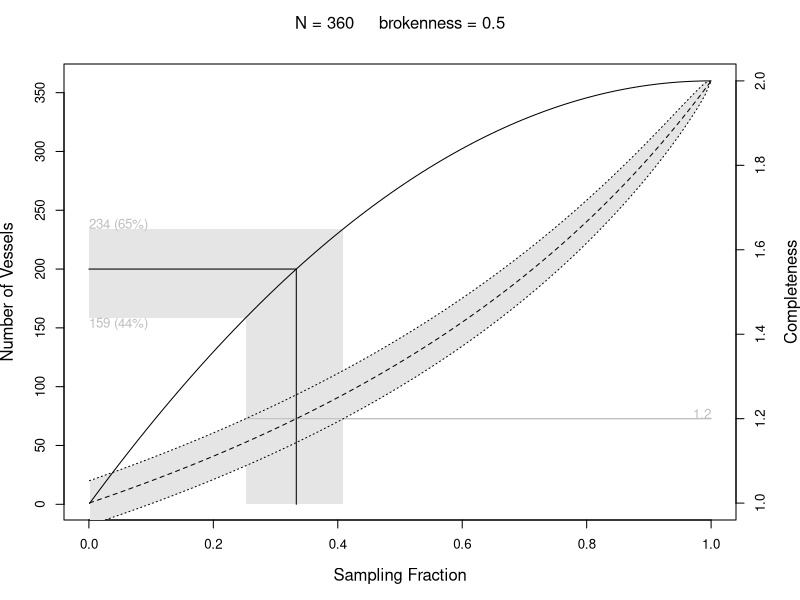

Write R code to recreate this figure.

#
# Comment:
#
# A sophisticated example of adding further output to a basic plot.
# 
# Most of the functions defined are just for calculating values
# relevant to the data analysis.  
# 
# The function plotPars() is the one of interest for seeing how
# the drawing of the plot is done.
#


params <- function(N, breaks, p=seq(0.001, 1, length=100)) {
  list(N=N, T=1/breaks, p=p, q=1-p)
}

pdfcomp <- function(comp, params) {
  n <- params$T
  p <- params$p
  q <- params$q
  y <- round(comp/n)
  choose(n, comp)*p^comp*q^(n-comp) / (1 - q^n)
}

# Expected num sherds (for a vessel) [=completeness]
expcomp <- function(params) {
  params$T*params$p/(1-params$q^params$T)
}

# Variance of num sherds (for a vessel)
varcomp <- function(params) {
  n <- params$T
  p <- params$p
  q <- params$q
  # From Johnson & Kotz
  (n*p*q / (1 - q^n)) - (n^2*p^2*q^n / (1 - q^n)^2)
  # n^2 times Thomas Yee's formula
  # n^2*((p*(1 + p*(n - 1)) / (n*(1 - q^n))) - (p^2 / (1 - q^n)^2))
}

# Expected value of completeness (for a sample of vessels)
expmeancomp <- function(params) {
  expcomp(params)
}

# Variance of completeness (for a sample of vessels)
# Use the expected number of vessels in sample as denominator
varmeancomp <- function(params) {
  varcomp(params)/(numvess(params))
}

numvess <- function(params) {
  params$N*(1-params$q^params$T)
}

ecomp <- function(p, T, comp) {
  q <- 1 - p
  T*p/(1 - q^T) - comp
}

estN <- function(comp, broke, n) {
  T <- 1/broke
  n / (1 - (1 - uniroot(ecomp, c(0.00001, 1), T=T, comp=comp)$root)^T)
}

nvessscale <- function(params, xlim, ylim, new=TRUE) {
  if (new)
    par(new=TRUE)
  plot(0:1, c(1, params$N), type="n", axes=!new, ann=FALSE,
       xlim=xlim, ylim=ylim)
}

compscale <- function(params, xlim, ylim, new=TRUE) {
  if (new)
    par(new=TRUE)
  plot(0:1, c(1, params$T), type="n", axes=!new, ann=FALSE,
       xlim=xlim, ylim=ylim)
}

lowerCI <- function(p, N, breaks, lb) {
  params <- params(N, breaks, p)
  expmeancomp(params) - 2*sqrt(varmeancomp(params)) - lb
}

upperCI <- function(p, N, breaks, lb) {
  params <- params(N, breaks, p)
  expmeancomp(params) + 2*sqrt(varmeancomp(params)) - lb
}

critP <- function(comp, params) {
  c(uniroot(lowerCI, c(0.00001, 1), N=params$N,
            breaks=1/params$T, lb=max(comp))$root,
    if (upperCI(0.00001, params$N, 1/params$T, min(comp)) > 0) 0
    else uniroot(upperCI, c(0.00001, 1), N=params$N,
                 breaks=1/params$T, lb=min(comp))$root)
}

anncomp <- function(params, comp, xlim, ylim, cylim) {
  cp <- critP(comp, params)
  nv <- numvess(params(params$N, 1/params$T, cp))
  nvessscale(params, xlim, ylim)
  polygon(c(cp[2], cp[2], 0, 0, cp[1], cp[1]),
          c(0, nv[2], nv[2], nv[1], nv[1], 0),
          col="grey90", border=NA)
  text(0, nv[1], paste(round(nv[1]),
                       " (", round(100*nv[1]/params$N), "%)", sep=""),
       adj=c(0, 0), col="grey")
  text(0, nv[2], paste(round(nv[2]), 
                       " (", round(100*nv[2]/params$N), "%)", sep=""),
       adj=c(0, 1), col="grey")
  compscale(params, xlim, cylim)
  segments(1, min(comp), cp[2], comp, col="grey")
  segments(1, max(comp), cp[1], comp, col="grey")
  text(1, comp, paste(comp, collapse="-"), adj=c(1, 0), col="grey")
}

plotPars <- function(params, comp, xlim=NULL, ylim=NULL) {
  mean <- expmeancomp(params)
  var <- 2*sqrt(varmeancomp(params))
  lb <- mean - var
  ub <- mean + var
  par(mar=c(5, 4, 4, 4))
  if (is.null(ylim))
    cylim <- ylim
  else
    cylim <- c(1 + ((ylim[1] - 1)/(params$N - 1))*(params$T - 1),
               1 + ((ylim[2] - 1)/(params$N - 1))*(params$T - 1))
  nvessscale(params, xlim, ylim, new=FALSE)
  compscale(params, xlim, cylim)
  polygon(c(params$p, rev(params$p)), c(lb, rev(ub)),
          col="grey90", border=NA)
  anncomp(params, comp, xlim, ylim, cylim)
  nvessscale(params, xlim, ylim)
  mtext("Number of Vessels", side=2, line=3)
  mtext("Sampling Fraction", side=1, line=3)
  lines(params$p, numvess(params))
  par(new=TRUE)
  compscale(params, xlim, cylim)
  mtext("Completeness", side=4, line=3)
  axis(4)
  lines(params$p, mean, lty="dashed")
  lines(params$p, lb, lty="dotted")
  lines(params$p, ub, lty="dotted")
  mtext(paste("N = ", round(params$N),
              "     brokenness = ", round(1/params$T, 3), sep=""),
        side=3, line=2)
}

par(cex=0.8, mar=c(3, 3, 3, 3))
p6 <- params(estN(1.2, 0.5, 200), 0.5)
plotPars(p6, 1.2)
nvessscale(p6, NULL, NULL)
pcrit <- 1 - (1 - 200/estN(1.2, 0.5, 200))^(1/p6$T)
lines(c(0, pcrit), c(200, 200))
lines(c(pcrit, pcrit), c(200, 0))
